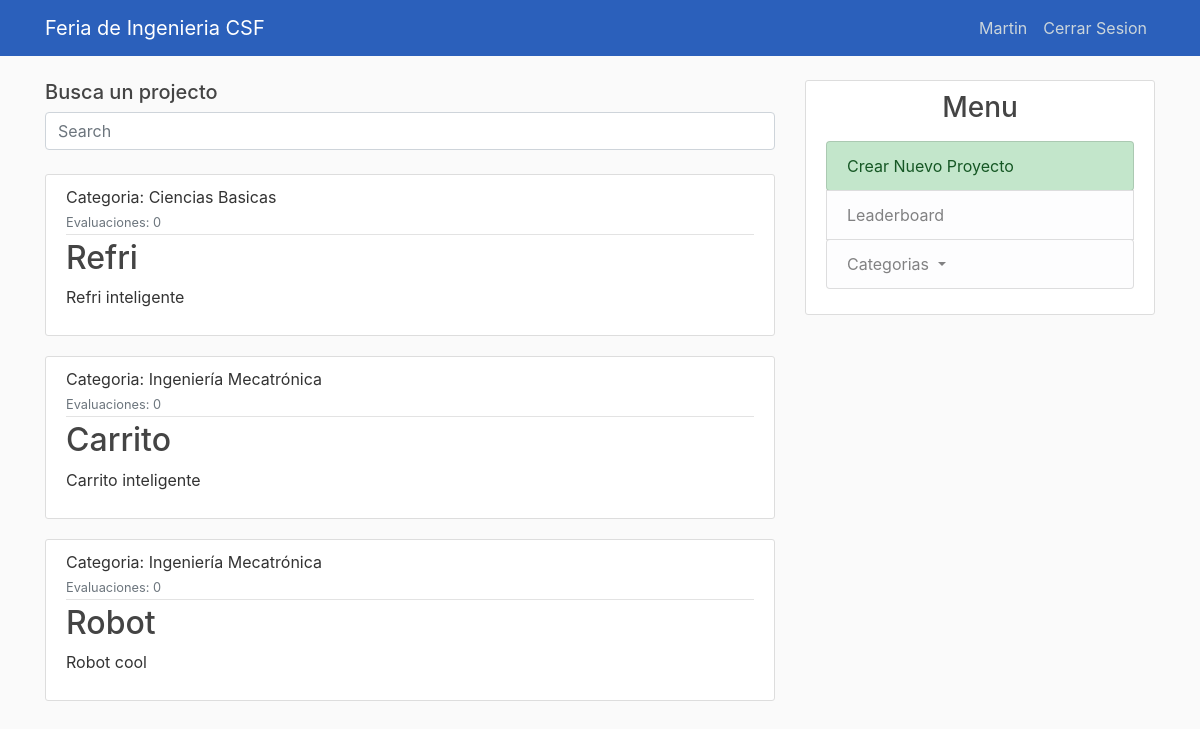
The app's page / (signed in) with its own data.
### feria_ing/models.py (models this page shows, shortened)
class Project(models.Model):
    id = models.IntegerField(primary_key=True)
    nombre = models.CharField(max_length=140)
    descripcion = models.TextField()
    categorias = models.ForeignKey(
        Categoria,
        on_delete = models.SET_NULL,
        null = True
    )
    requierements = models.CharField(max_length=140)
    evaluaciones = models.IntegerField()

class Categoria(models.Model):
    abreviacion = models.CharField(max_length=7, primary_key=True)
    nombre = models.CharField(max_length=100)
    num_proyectos = models.IntegerField()
    def __str__(self):
        return self.nombre

### feria_ing/views.py (the view)
# urls.py: path('', views.home, name='feria_ing-home'),
@login_required
def home(request):
    list_al = Alumno.objects.all()
    ld_user = request.user
    mat = ld_user.username.split('@')[0]
    current_user = None
    for al in list_al:
            if al.matricula == mat:
                current_user = al
    context = {
        'projects': Project.objects.all(),
        'user_current': current_user
    }
    return render(request, 'feria_ing/home.html', context)

### feria_ing/templates/feria_ing/home.html
{% extends "feria_ing/base.html" %}
{% block content %}
<h5> Busca un projecto </h5>
  <form method="GET" action = "{% url 'feria_ing-search' %}">
      <input name = "q" class="form-control" type="text" placeholder="Search" aria-label="Search">
  </form>
  <br>
    {% for project in projects %}
        <article class="media content-section">
          <div class="media-body">
            <div class="article-metadata">
                Categoria: {{ project.categorias }}
                <br>
              <small class="text-muted" >Evaluaciones: {{ project.evaluaciones }}</small>
            </div>
            <h2><a class="article-title" href="{% url 'project-detail' project.id %}">{{ project.nombre }}</a></h2>
            <p class="article-content">{{ project.descripcion }}</p>
          </div>
        </article>
    {% endfor %}
{% endblock content %}

### feria_ing/templates/feria_ing/base.html (shortened to what this page needs)
{% load static %}
<!DOCTYPE html>
<html>
<head>
    <link rel="stylesheet" href="https://maxcdn.bootstrapcdn.com/bootstrap/4.0.0/css/bootstrap.min.css">
    <link rel="stylesheet" type="text/css" href="{% static 'feria_ing/style.css' %}">
</head>
<body>
    <header class="site-header">
      <nav class="navbar navbar-expand-md navbar-dark bg-steel fixed-top">
        <div class="container">
          <a class="navbar-brand mr-4" href="{% url 'feria_ing-home' %}">Feria de Ingenieria CSF</a>
          <div class="collapse navbar-collapse" id="navbarToggle">
            <div class="navbar-nav">
              {%if user.is_authenticated %}
              <a class="nav-item nav-link" href="{% url 'profile' %}">{{user.username}}</a>
              <a class="nav-item nav-link" href="{% url 'logout' %}">Cerrar Sesion</a>
              {%else%}
                <a class="nav-item nav-link" href="{% url 'login' %}">Iniciar Sesion</a>
                <a class="nav-item nav-link" href="{% url 'register' %}">Registrarse</a>
              {%endif%}
            </div>
          </div>
        </div>
      </nav>
    </header>
    <main role="main" class="container">
      <div class="row">
        <div class="col-md-8">
          {% block content %}{% endblock %}
        </div>
        <div class="col-md-4">
          <div class="content-section">
            <h3 style="text-align: center">Menu</h3>
            <p class='text-muted'>
              <ul class="list-group">
                {% if user_current.proyecto == None %}
                <button type="button" class="btn btn-success list-group-item list-group-item-success" style="text-align:left;">Crear Nuevo Proyecto</button>
                {% endif %}
                <a class="list-group-item list-group-item-light" href="#" >Leaderboard</a>
                <div class="dropdown list-group">
                    <button class="btn btn-secondary dropdown-toggle list-group-item list-group-item-light" type="button" id="dropdownMenuButton"
                    data-toggle="dropdown" aria-haspopup="true" aria-expanded="false" style="text-align:left;">
                      Categorias
                    </button>
                  </div>
              </ul>
            </p>
          </div>
        </div>
      </div>
    </main>
</body>
</html>

### feria_ing/static/feria_ing/style.css (style rules this page uses)
body { background: #fafafa; color: #333333; margin-top: 5rem; }
h1, h2, h3, h4, h5, h6 { color: #444444; }
ul { margin: 0; }
.bg-steel { background-color: #2b60bb; }
.site-header .navbar-nav .nav-link { color: #cbd5db; }
.content-section { background: #ffffff; padding: 10px 20px; border: 1px solid #dddddd; border-radius: 3px; margin-bottom: 20px; }
.article-title { color: #444444; }
.article-content { white-space: pre-line; }
.article-metadata { padding-bottom: 1px; margin-bottom: 4px; border-bottom: 1px solid #e3e3e3 }

### records on screen
Project: categorias "Ciencias Basicas", evaluaciones "0", nombre "Refri", descripcion "Refri inteligente"
Project: categorias "Ingeniería Mecatrónica", evaluaciones "0", nombre "Carrito", descripcion "Carrito inteligente"
Project: categorias "Ingeniería Mecatrónica", evaluaciones "0", nombre "Robot", descripcion "Robot cool"

### other values on screen
{{ user.username }} "Martin"
